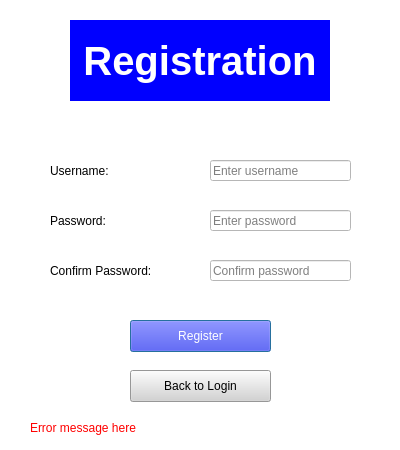
<?xml version="1.0" encoding="UTF-8"?>
<ui version="4.0">
 <class>RegistorPage</class>
 <widget class="QDialog" name="RegistorPage">
  <property name="geometry">
   <rect>
    <x>0</x>
    <y>0</y>
    <width>400</width>
    <height>450</height>
   </rect>
  </property>
  <property name="windowTitle">
   <string>Registration</string>
  </property>
  <property name="styleSheet">
   <string notr="true">background-color: white;</string>
  </property>
  <widget class="QLabel" name="registrationPageLabel">
   <property name="geometry">
    <rect>
     <x>70</x>
     <y>20</y>
     <width>260</width>
     <height>81</height>
    </rect>
   </property>
   <property name="font">
    <font>
     <pointsize>30</pointsize>
     <bold>true</bold>
    </font>
   </property>
   <property name="styleSheet">
    <string notr="true">background-color: blue; color: white;</string>
   </property>
   <property name="text">
    <string>Registration</string>
   </property>
   <property name="alignment">
    <set>Qt::AlignmentFlag::AlignCenter</set>
   </property>
  </widget>
  <widget class="QLabel" name="usernameLabel">
   <property name="geometry">
    <rect>
     <x>50</x>
     <y>150</y>
     <width>151</width>
     <height>41</height>
    </rect>
   </property>
   <property name="styleSheet">
    <string notr="true">background-color: white; color: black;</string>
   </property>
   <property name="text">
    <string>Username:</string>
   </property>
  </widget>
  <widget class="QLabel" name="passwordLabel">
   <property name="geometry">
    <rect>
     <x>50</x>
     <y>200</y>
     <width>141</width>
     <height>41</height>
    </rect>
   </property>
   <property name="styleSheet">
    <string notr="true">background-color: white; color: black;</string>
   </property>
   <property name="text">
    <string>Password:</string>
   </property>
  </widget>
  <widget class="QLabel" name="confirmPasswordLabel">
   <property name="geometry">
    <rect>
     <x>50</x>
     <y>250</y>
     <width>141</width>
     <height>41</height>
    </rect>
   </property>
   <property name="styleSheet">
    <string notr="true">background-color: white; color: black;</string>
   </property>
   <property name="text">
    <string>Confirm Password:</string>
   </property>
  </widget>
  <widget class="QLineEdit" name="usernameLineEdit">
   <property name="geometry">
    <rect>
     <x>210</x>
     <y>160</y>
     <width>141</width>
     <height>21</height>
    </rect>
   </property>
   <property name="styleSheet">
    <string notr="true">color: black;</string>
   </property>
   <property name="placeholderText">
    <string>Enter username</string>
   </property>
  </widget>
  <widget class="QLineEdit" name="passwordLineEdit">
   <property name="geometry">
    <rect>
     <x>210</x>
     <y>210</y>
     <width>141</width>
     <height>21</height>
    </rect>
   </property>
   <property name="styleSheet">
    <string notr="true">color: black;</string>
   </property>
   <property name="echoMode">
    <enum>QLineEdit::Password</enum>
   </property>
   <property name="placeholderText">
    <string>Enter password</string>
   </property>
  </widget>
  <widget class="QLineEdit" name="confirmPasswordLineEdit">
   <property name="geometry">
    <rect>
     <x>210</x>
     <y>260</y>
     <width>141</width>
     <height>21</height>
    </rect>
   </property>
   <property name="styleSheet">
    <string notr="true">color: black;</string>
   </property>
   <property name="echoMode">
    <enum>QLineEdit::Password</enum>
   </property>
   <property name="placeholderText">
    <string>Confirm password</string>
   </property>
  </widget>
  <widget class="QPushButton" name="registerButton">
   <property name="geometry">
    <rect>
     <x>130</x>
     <y>320</y>
     <width>141</width>
     <height>32</height>
    </rect>
   </property>
   <property name="styleSheet">
    <string notr="true">color: white; background: blue;</string>
   </property>
   <property name="text">
    <string>Register</string>
   </property>
  </widget>
  <widget class="QPushButton" name="backToLoginButton">
   <property name="geometry">
    <rect>
     <x>130</x>
     <y>370</y>
     <width>141</width>
     <height>32</height>
    </rect>
   </property>
   <property name="styleSheet">
    <string notr="true">color: black; background: lightgray;</string>
   </property>
   <property name="text">
    <string>Back to Login</string>
   </property>
  </widget>
  <widget class="QLabel" name="errorLabel">
   <property name="geometry">
    <rect>
     <x>30</x>
     <y>420</y>
     <width>341</width>
     <height>16</height>
    </rect>
   </property>
   <property name="styleSheet">
    <string notr="true">color: red;</string>
   </property>
   <property name="text">
    <string>Error message here</string>
   </property>
  </widget>
 </widget>
 <resources/>
 <connections/>
</ui> 
